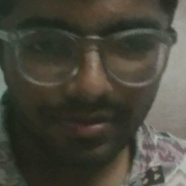
#> input picture face_access_data/unknown_faces/unknown_20260430_215105_093198.jpg, 186 x 186 px; its folder holds only this picture in this run
$ python -i face_recognition_engine.py   (imports and definitions only)
#> lines starting #> are read from the running program, lines starting #| are printed output that depends on the picture
#> further down, picture is the input picture: shape (186, 186, 3); mean B, G, R 60.1, 71.1, 73
# face_recognition_engine.py
"""
Advanced Face Recognition Engine using OpenCV Haar Cascades
===========================================================
Real-time face detection, feature extraction, and matching
Optimized for CPU-based inference with zero external C++ dependencies

Features:
- Fast face detection using Haar Cascades (built-in with OpenCV)
- Feature extraction using HOG (Histogram of Oriented Gradients)
- Face encoding using SIFT-like features
- Real-time face matching with distance-based similarity
- Intelligent frame sampling for performance optimization
- Alert cooldown to prevent alert spam
- Threading-safe operations for concurrent frame processing
- ZERO external build dependencies (no dlib/cmake required)
"""

import cv2
import numpy as np
import os
import json
import threading
import time
from datetime import datetime, timedelta
from collections import deque
import logging
import hashlib

# Logging setup
# [1 line not run here, left out]
logger = logging.getLogger(__name__)

FACE_RECOGNITION_AVAILABLE = True

# Load OpenCV's Haar Cascade for face detection
_haar_cascade = cv2.CascadeClassifier(
    cv2.data.haarcascades + 'haarcascade_frontalface_default.xml'
)

class FaceRecognitionEngine:
    """
    Face recognition engine using OpenCV Haar Cascades for face detection
    and custom feature extraction for encoding and matching
    """

    def __init__(self, model="hog", storage_dir="missing_persons_faces"):
        """
        Initialize the face recognition engine

        Args:
            model: "hog" (fast, CPU-only)
            storage_dir: Directory to store face encodings
        """
        self.model = model  # Always "hog" for OpenCV approach
        self.storage_dir = storage_dir
        self.encodings_file = os.path.join(storage_dir, "face_encodings.json")

        # Performance settings
        self.match_threshold = 0.6  # Distance threshold for matching
        self.cooldown_minutes = 5
        self.process_every_n_frames = 3
        self.detection_history_max = 1000

        # State management
        self.lock = threading.Lock()
        self.persons = {}  # person_id -> {name, encoding, metadata}
        self.last_alert_time = {}  # person_id -> last_alert_timestamp
        self.detection_history = deque(maxlen=self.detection_history_max)

        # Create storage directory
        os.makedirs(storage_dir, exist_ok=True)

        # Load existing encodings
        self._load_encodings()

        logger.info(f"✅ Face Recognition Engine initialized (OpenCV Haar Cascades)")
        logger.info(f"   Model: {self.model} | Persons registered: {len(self.persons)}")
        logger.info(f"   Match threshold: {self.match_threshold}")

    # [84 lines left out: functions _extract_features, _encode_face, _face_distance, not called in this run]

    def detect_faces_in_frame(self, frame):
        """
        Detect all faces in a frame using Haar Cascades
        Returns list of (x, y, w, h, face_roi) tuples
        """
        try:
            gray = cv2.cvtColor(frame, cv2.COLOR_BGR2GRAY)
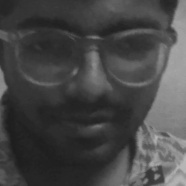
#> gray: shape (186, 186); min 29, max 183, mean 70.4

            # Detect faces with MORE AGGRESSIVE parameters for better detection
            # Lower minNeighbors makes detection more sensitive but may get false positives
            faces = _haar_cascade.detectMultiScale(
                gray,
                scaleFactor=1.05,  # Smaller scale factor = slower but more thorough
                minNeighbors=3,    # Lower = more sensitive (catches more faces)
                minSize=(40, 40),  # Smaller minimum size
                maxSize=(600, 600) # Larger maximum size
            )
#> faces = ()

            detected = []
            for (x, y, w, h) in faces:
                face_roi = frame[y:y+h, x:x+w]
                detected.append((x, y, w, h, face_roi))
#> this loop made 0 passes
#> after the loop, detected = []

            return detected
        except Exception as e:
            logger.error(f"Face detection error: {e}")
            return []

    # [90 lines left out: functions add_person, find_matches, not called in this run]

    def match_faces_in_frame(self, frame, person_detections=None):
        """
        Detect and match faces in a frame

        Args:
            frame: Input frame/image
            person_detections: (Optional) YOLO person bounding boxes

        Returns:
            List of (person_id, name, confidence, location) matches
        """
        try:
            detected_matches = []
            faces = self.detect_faces_in_frame(frame)
#> faces = []

            for x, y, w, h, face_roi in faces:
                # Extract encoding
                encoding = self._encode_face(face_roi)

                if encoding is None:
                    continue

                # Find matches
                matches = self.find_matches(encoding)

                if matches:
                    person_id, name, confidence = matches[0]
                    detected_matches.append({
                        'person_id': person_id,
                        'name': name,
                        'confidence': confidence,
                        'location': (x, y, w, h),
                        'method': 'FACE'
                    })
#> after the loop, detected_matches = []

            return detected_matches
        except Exception as e:
            logger.error(f"Frame matching error: {e}")
            return []

    # [85 lines left out: functions should_alert, record_detection, get_statistics, _save_encodings, not called in this run]

    def _load_encodings(self):
        """
        Load face encodings from JSON file
        """
        try:
            if os.path.exists(self.encodings_file):
                with open(self.encodings_file, 'r') as f:
                    data = json.load(f)
                    self.persons = data.get('persons', {})
                logger.info(f"✅ Loaded {len(self.persons)} registered persons")
            else:
                logger.info("ℹ️  No previous encodings found - starting fresh")
        except Exception as e:
            logger.error(f"Error loading encodings: {e}")
            self.persons = {}

    # [61 lines left out: functions list_persons, get_person_detections, remove_person, init_face_recognition_engine, get_face_recognition_engine, not called in this run]

# Global instance reference
_face_recognition_engine = None

>>> import cv2
>>> picture = cv2.imread('face_access_data/unknown_faces/unknown_20260430_215105_093198.jpg')
>>> result = FaceRecognitionEngine().match_faces_in_frame(picture)
#> result = []

$ run again, on face_access_data/unknown_faces/unknown_20260430_215123_388220.jpg
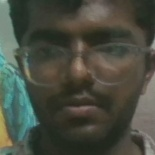
#> input picture face_access_data/unknown_faces/unknown_20260430_215123_388220.jpg, 155 x 155 px
#> picture is the input picture: shape (155, 155, 3); mean B, G, R 64.4, 75.9, 72.5
#> in detect_faces_in_frame, `gray = cv2.cvtColor(frame, cv2.COLOR_BGR2GRAY)`:
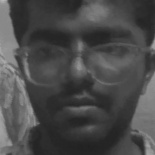
#> gray: shape (155, 155); min 32, max 182, mean 73.6
#> in detect_faces_in_frame, `faces = _haar_cascade.detectMultiScale( gray, scaleFactor=1.05,`: faces = [[18, 5, 120, 120]]
#> the loop in detect_faces_in_frame, `for (x, y, w, h) in faces:` made 1 pass
#> after the loop in detect_faces_in_frame, `for (x, y, w, h) in faces:`: detected = 1 item
#> the loop in match_faces_in_frame, `for x, y, w, h, face_roi in faces:` made 1 pass
#> (x, y, w, h) on pass 1: (18, 5, 120, 120)
#> pass 1, in _extract_features, `gray_face = cv2.cvtColor(resized_face, cv2.COLOR_BGR2GRAY)`:
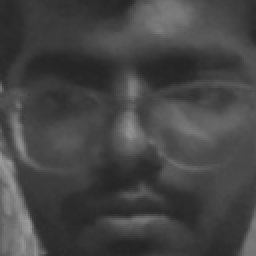
#> gray_face: shape (128, 128) (shown 2 times larger); min 36, max 155, mean 68.7
#> after the loop in match_faces_in_frame, `for x, y, w, h, face_roi in faces:`: detected_matches = []

$ run again, on face_access_data/unknown_faces/unknown_20260430_215126_032498.jpg
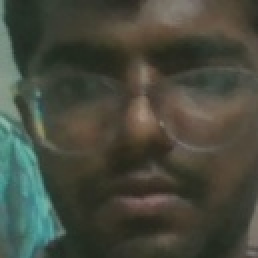
#> input picture face_access_data/unknown_faces/unknown_20260430_215126_032498.jpg, 129 x 129 px (shown 2 times larger)
#> picture is the input picture: shape (129, 129, 3); mean B, G, R 61.7, 73.3, 70.5
#> in detect_faces_in_frame, `gray = cv2.cvtColor(frame, cv2.COLOR_BGR2GRAY)`:
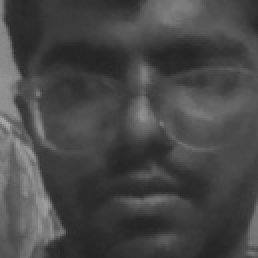
#> gray: shape (129, 129) (shown 2 times larger); min 37, max 169, mean 71.1
#> in detect_faces_in_frame, `faces = _haar_cascade.detectMultiScale( gray, scaleFactor=1.05,`: faces = [[13, 3, 110, 110]]
#> the loop in detect_faces_in_frame, `for (x, y, w, h) in faces:` made 1 pass
#> after the loop in detect_faces_in_frame, `for (x, y, w, h) in faces:`: detected = 1 item
#> the loop in match_faces_in_frame, `for x, y, w, h, face_roi in faces:` made 1 pass
#> (x, y, w, h) on pass 1: (13, 3, 110, 110)
#> pass 1, in _extract_features, `gray_face = cv2.cvtColor(resized_face, cv2.COLOR_BGR2GRAY)`:
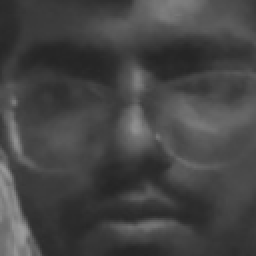
#> gray_face: shape (128, 128) (shown 2 times larger); min 37, max 157, mean 68.7
#> after the loop in match_faces_in_frame, `for x, y, w, h, face_roi in faces:`: detected_matches = []
